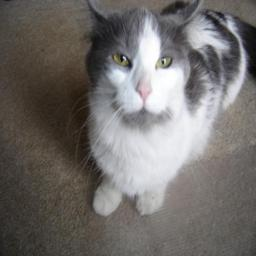
#> input picture data/dataset_limpio/cats/0_0046.jpg, 256 x 256 px; its folder holds only this picture in this run
$ python main.py
#> lines starting #> are read from the running program, lines starting #| are printed output that depends on the picture
### ejercicios/ejercicio1.py
import os
import time

import cv2
import matplotlib.pyplot as plt
import numpy as np


# Ejercicio 1: convertir imágenes RGB a gris y comparar NumPy con OpenCV.
def rgb_a_gris_numpy(imagen_rgb):
    """Convierte una imagen RGB a gris usando la fórmula ponderada."""
    rojo = imagen_rgb[:, :, 0].astype(np.float32)
    verde = imagen_rgb[:, :, 1].astype(np.float32)
    azul = imagen_rgb[:, :, 2].astype(np.float32)
    return 0.299 * rojo + 0.587 * verde + 0.114 * azul


def cargar_imagenes(carpeta_dataset):
    """Lee los JPG del dataset y guarda un ejemplo de cada clase."""
#> called with carpeta_dataset = 'data/dataset_limpio'
    imagenes = []
    ejemplos = {}

    for clase in sorted(os.listdir(carpeta_dataset)):
        carpeta_clase = os.path.join(carpeta_dataset, clase)
        if not os.path.isdir(carpeta_clase):
            continue

        cantidad = 0
        for archivo in sorted(os.listdir(carpeta_clase)):
            if not archivo.lower().endswith(".jpg"):
                continue

            ruta = os.path.join(carpeta_clase, archivo)
            imagen_bgr = cv2.imread(ruta)
#> imagen_bgr is the input picture: shape (256, 256, 3); mean B, G, R 107.7, 110.1, 113.8
            if imagen_bgr is None:
                continue

            imagen_rgb = cv2.cvtColor(imagen_bgr, cv2.COLOR_BGR2RGB)
            imagenes.append((clase, imagen_rgb))
            cantidad += 1
            if clase not in ejemplos:
                ejemplos[clase] = imagen_rgb

        print(f"{clase}: {cantidad} imágenes")

    return imagenes, ejemplos


def calcular_error_medio(imagenes):
    """Compara las conversiones NumPy y OpenCV en todos los píxeles."""
    error_total = 0
    pixeles_totales = 0

    for clase, imagen_rgb in imagenes:
        gris_numpy = rgb_a_gris_numpy(imagen_rgb)
        gris_opencv = cv2.cvtColor(imagen_rgb, cv2.COLOR_RGB2GRAY)
        error_total += np.abs(gris_numpy - gris_opencv).sum()
        pixeles_totales += gris_numpy.size
#> this loop made 3 passes
#> pass 1, in rgb_a_gris_numpy, `rojo = imagen_rgb[:, :, 0].astype(np.float32)`:
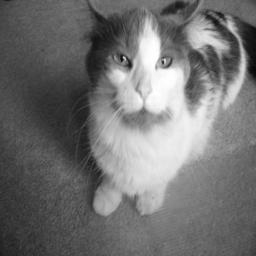
#> rojo: shape (256, 256) float32; min 5, max 255, mean 113.8
#> pass 1, in rgb_a_gris_numpy, `azul = imagen_rgb[:, :, 2].astype(np.float32)`:
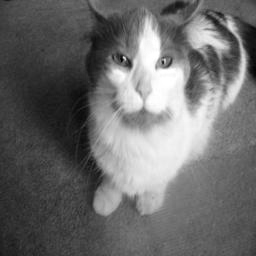
#> azul: shape (256, 256) float32; min 0, max 255, mean 107.7

    return error_total / pixeles_totales


def medir_tiempo_numpy(imagenes):
    """Mide cuánto tarda NumPy en convertir todas las imágenes."""
    inicio = time.time()
    for clase, imagen_rgb in imagenes:
        rgb_a_gris_numpy(imagen_rgb)
#> this loop made 3 passes
#> pass 2, in rgb_a_gris_numpy (call 5), `rojo = imagen_rgb[:, :, 0].astype(np.float32)`:
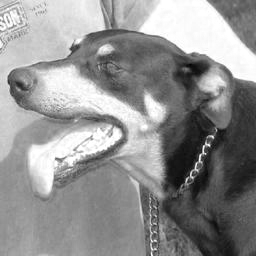
#> rojo: shape (256, 256) float32; min 2, max 255, mean 145.2
#> pass 2, in rgb_a_gris_numpy (call 5), `verde = imagen_rgb[:, :, 1].astype(np.float32)`:
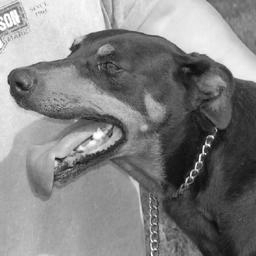
#> verde: shape (256, 256) float32; min 7, max 255, mean 130.9
#> pass 2, in rgb_a_gris_numpy (call 5), `azul = imagen_rgb[:, :, 2].astype(np.float32)`:
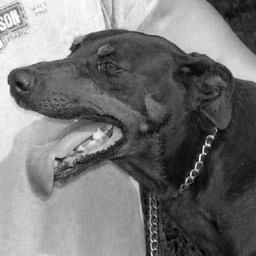
#> azul: shape (256, 256) float32; min 0, max 255, mean 118.1
#> pass 3, in rgb_a_gris_numpy (call 6), `rojo = imagen_rgb[:, :, 0].astype(np.float32)`:
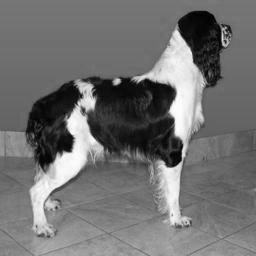
#> rojo: shape (256, 256) float32; min 0, max 255, mean 113.1
    return time.time() - inicio


def medir_tiempo_opencv(imagenes):
    """Mide cuánto tarda OpenCV en convertir todas las imágenes."""
    inicio = time.time()
    for clase, imagen_rgb in imagenes:
        cv2.cvtColor(imagen_rgb, cv2.COLOR_RGB2GRAY)
    return time.time() - inicio


def mostrar_comparacion(ejemplos):
    """Muestra el original y las dos versiones en escala de grises."""
    plt.figure(figsize=(9, 9))
    posicion = 1

    for clase, imagen_rgb in ejemplos.items():
        gris_numpy = rgb_a_gris_numpy(imagen_rgb)
        gris_opencv = cv2.cvtColor(imagen_rgb, cv2.COLOR_RGB2GRAY)

        plt.subplot(len(ejemplos), 3, posicion)
        plt.imshow(imagen_rgb)
        plt.title(f"{clase} original")
        plt.axis("off")

        plt.subplot(len(ejemplos), 3, posicion + 1)
        plt.imshow(gris_numpy, cmap="gray")
        plt.title("Gris NumPy")
        plt.axis("off")

        plt.subplot(len(ejemplos), 3, posicion + 2)
        plt.imshow(gris_opencv, cmap="gray")
        plt.title("Gris OpenCV")
        plt.axis("off")

        posicion += 3
#> this loop made 2 passes
#> pass 2, in mostrar_comparacion, `gris_numpy = rgb_a_gris_numpy(imagen_rgb)`:
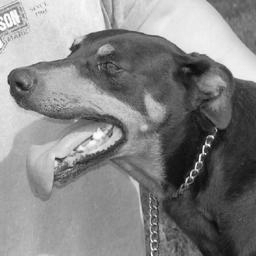
#> gris_numpy: shape (256, 256) float32; min 6.29, max 254.8, mean 133.7

    plt.tight_layout()
    plt.show()


def ejercicio1():
    """Ejecuta todas las partes del Ejercicio 1."""
    carpeta_dataset = os.path.join("data", "dataset_limpio")
    imagenes, ejemplos = cargar_imagenes(carpeta_dataset)
    print(f"Total: {len(imagenes)} imágenes\n")

    error = calcular_error_medio(imagenes)
    tiempo_numpy = medir_tiempo_numpy(imagenes)
    tiempo_opencv = medir_tiempo_opencv(imagenes)

    print(f"Error absoluto medio: {error:.4f}")
    print(f"Tiempo NumPy: {tiempo_numpy:.4f} segundos")
    print(f"Tiempo OpenCV: {tiempo_opencv:.4f} segundos")

    mostrar_comparacion(ejemplos)

### ejercicios/ejercicio2.py
import os

import numpy as np
import matplotlib.pyplot as plt

from ejercicios.ejercicio1 import rgb_a_gris_numpy


# [13 lines left out: functions miAmpliH, micuadrada, not called in this run]


def obtener_imagenes():
    subexpuestas = [
        "cats/0_0325.jpg",
        "cats/0_0501.jpg",
        "cats/0_0461.jpg",
        "cats/0_0395.jpg",
        "dogs/1_0887.jpg",
        "dogs/1_0242.jpg",
        "dogs/1_0352.jpg",
        "dogs/1_0534.jpg",
        "snakes/2_0313.jpg",
        "snakes/2_0476.jpg",
    ]

    sobreexpuestas = [
        "cats/0_0308.jpg",
        "cats/0_0097.jpg",
        "cats/0_0883.jpg",
        "cats/0_0885.jpg",
        "dogs/1_0603.jpg",
        "dogs/1_0538.jpg",
        "dogs/1_0677.jpg",
        "dogs/1_0186.jpg",
        "snakes/2_0393.jpg",
        "snakes/2_0437.jpg",
    ]

    bajo_contraste = [
        "cats/0_0688.jpg",
        "cats/0_0739.jpg",
        "cats/0_0591.jpg",
        "cats/0_0044.jpg",
        "dogs/1_0388.jpg",
        "dogs/1_0748.jpg",
        "dogs/1_0630.jpg",
        "dogs/1_0707.jpg",
        "snakes/2_0797.jpg",
        "snakes/2_0841.jpg",
    ]

    return subexpuestas, sobreexpuestas, bajo_contraste


def procesar_grupo(rutas, algoritmo_a, algoritmo_b, titulo_grupo, nombre_b):
    """Dos figuras por grupo (5 imágenes cada una), 6 columnas por fila."""
    mitades = [rutas[:5], rutas[5:]]
    for parte, mitad in enumerate(mitades):
        fig, axes = plt.subplots(5, 6, figsize=(18, 10))
        fig.suptitle(f"{titulo_grupo} ({parte + 1}/2)", fontsize=14)

        for i, ruta in enumerate(mitad):
            ruta_completa = os.path.join("data", "dataset_limpio", ruta)
#> (the run stopped early here; a loop or call above may not have finished)
